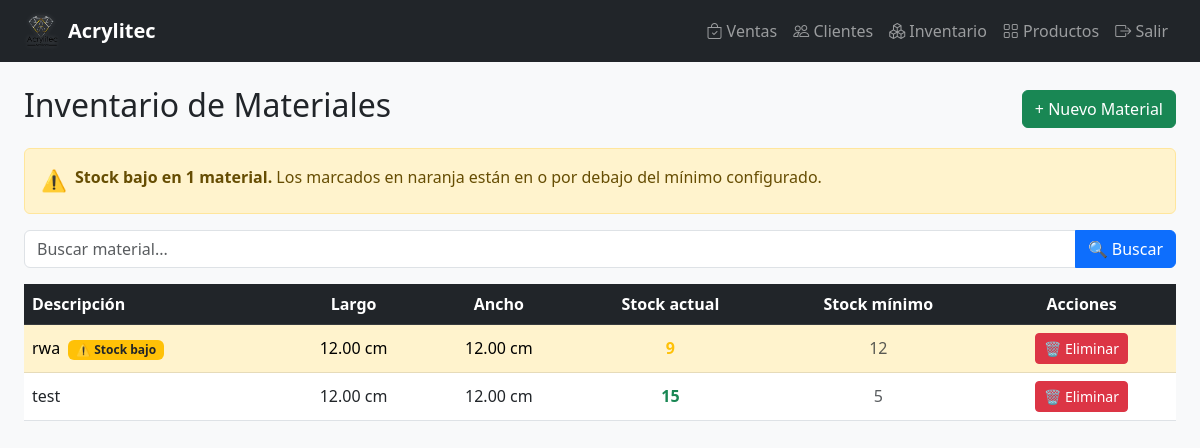
/materiales/, run on an earlier commit of the app's database.
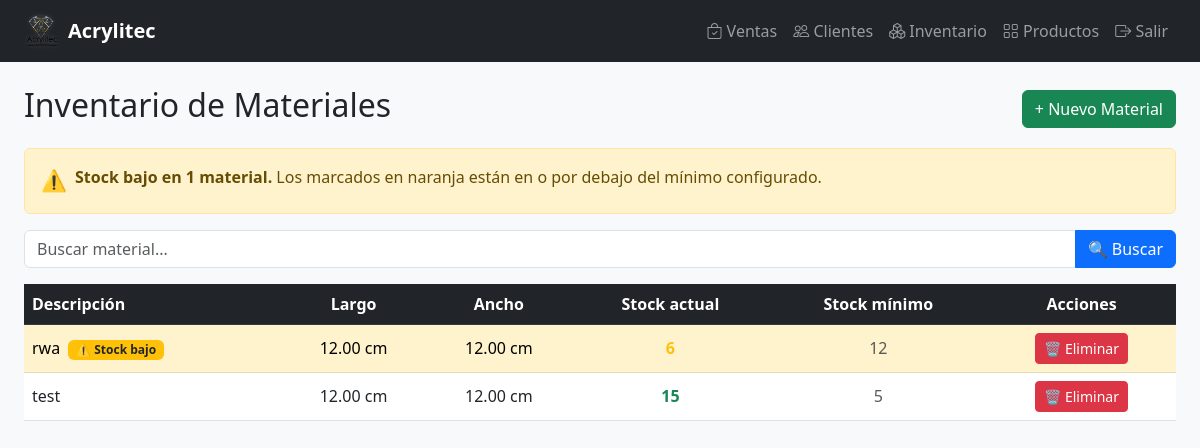
And on a later commit of the database.
### gestion/models.py (models this page shows)
class Materiales(models.Model):
    id_material = models.AutoField(primary_key=True)
    descripcion = models.CharField(max_length=100, blank=True, null=True)
    largo = models.DecimalField(max_digits=10, decimal_places=2, blank=True, null=True)
    ancho = models.DecimalField(max_digits=10, decimal_places=2, blank=True, null=True)
    stock_actual = models.IntegerField()
    stock_minimo = models.IntegerField()
    class Meta:
        managed = True
        db_table = 'materiales'
        verbose_name = "Material"
        verbose_name_plural = "Materiales"

### gestion/views.py (the view)
# urls.py: path('materiales/', views.lista_materiales, name='lista_materiales'),
def lista_materiales(request):
    query = request.GET.get('q', '')
    materiales = Materiales.objects.all()
    if query:
        materiales = materiales.filter(descripcion__icontains=query)
    materiales_bajos = sum(1 for m in materiales if m.stock_actual <= m.stock_minimo)
    return render(request, 'gestion/materiales_list.html', {
        'materiales':      materiales,
        'query':           query,
        'materiales_bajos': materiales_bajos,
    })

### gestion/templates/gestion/materiales_list.html (shortened to what this page needs)
{% extends 'gestion/base.html' %}
{% block content %}
<div class="d-flex justify-content-between align-items-center mb-3">
    <h2>Inventario de Materiales</h2>
    <a href="{% url 'crear_material' %}" class="btn btn-success">+ Nuevo Material</a>
</div>
{% if materiales_bajos %}
<div class="alert alert-warning d-flex align-items-start gap-2 mb-3" role="alert">
    <span style="font-size:1.3rem;">⚠️</span>
    <div>
        <strong>Stock bajo en {{ materiales_bajos }} material{{ materiales_bajos|pluralize:",es" }}.</strong>
        Los marcados en naranja están en o por debajo del mínimo configurado.
    </div>
</div>
{% endif %}
<form method="GET" class="mb-3">
    <div class="input-group">
        <input type="text" name="q" class="form-control"
               placeholder="Buscar material..."
               value="{{ query }}">
        <button class="btn btn-primary" type="submit">🔍 Buscar</button>
    </div>
</form>
<table class="table table-hover mt-3 align-middle">
    <thead class="table-dark">
        <tr>
            <th>Descripción</th>
            <th class="text-center">Largo</th>
            <th class="text-center">Ancho</th>
            <th class="text-center">Stock actual</th>
            <th class="text-center">Stock mínimo</th>
            <th class="text-center">Acciones</th>
        </tr>
    </thead>
    <tbody>
        {% for material in materiales %}
        <tr class="{% if material.stock_actual <= material.stock_minimo %}table-warning{% endif %}">
            <td>
                {{ material.descripcion }}
                {% if material.stock_actual == 0 %}
                    <span class="badge bg-danger ms-1">Sin stock</span>
                {% elif material.stock_actual <= material.stock_minimo %}
                    <span class="badge bg-warning text-dark ms-1">⚠️ Stock bajo</span>
                {% endif %}
            </td>
            <td class="text-center">{{ material.largo }} cm</td>
            <td class="text-center">{{ material.ancho }} cm</td>
            <td class="text-center fw-bold
                {% if material.stock_actual == 0 %}text-danger
                {% elif material.stock_actual <= material.stock_minimo %}text-warning
                {% else %}text-success{% endif %}">
                {{ material.stock_actual }}
            </td>
            <td class="text-center text-muted">{{ material.stock_minimo }}</td>
            <td class="text-center">
                <a href="{% url 'eliminar_material' material.id_material %}"
                   class="btn btn-danger btn-sm">
                   🗑️ Eliminar
                </a>
            </td>
        </tr>
        {% endfor %}
    </tbody>
</table>
{% endblock %}

What changed in the data, as far as the page shows it:
changed Materiales "rwa": stock_actual "9" → "6"
